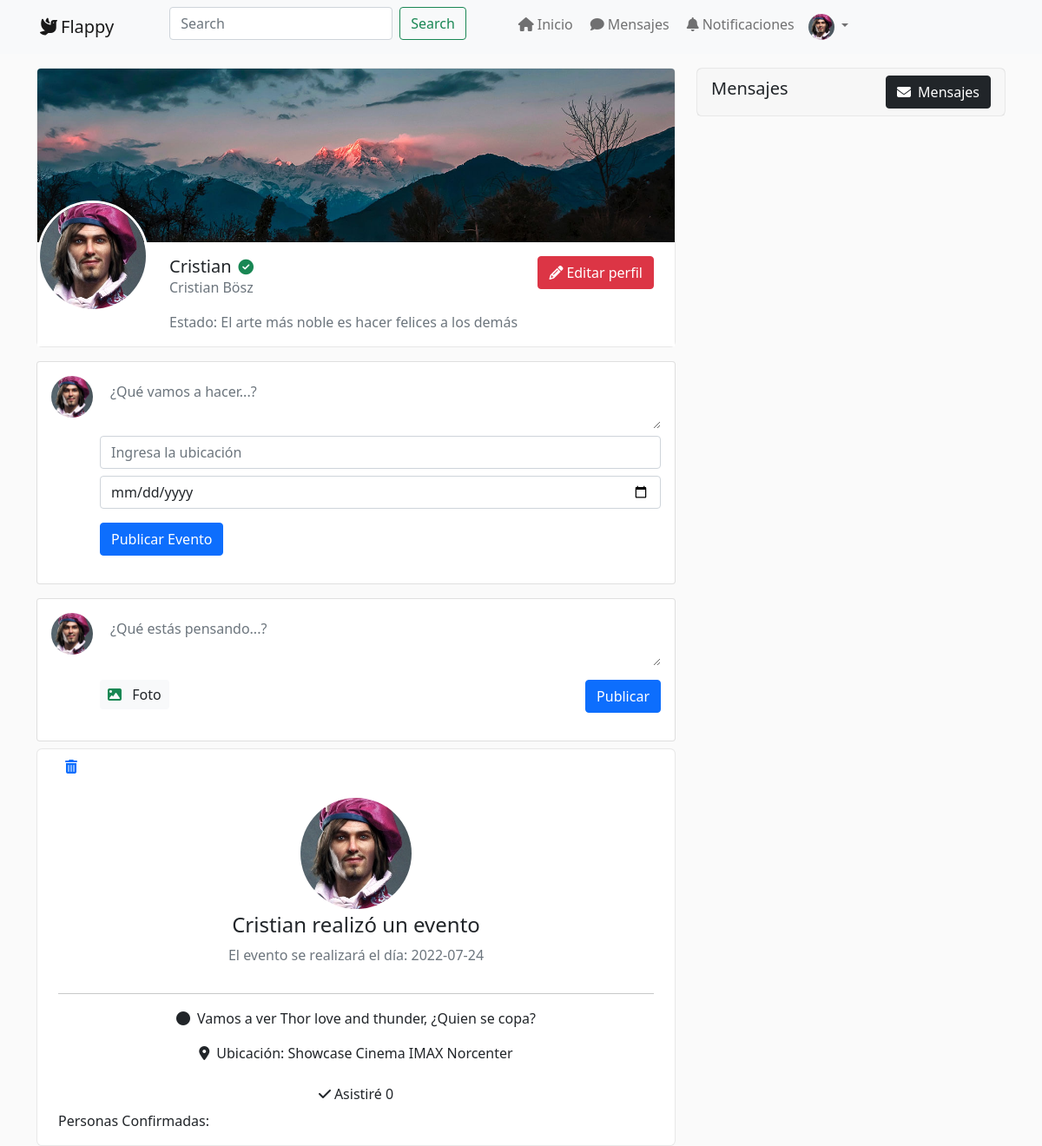
The app's page /perfil/Cristian (signed in) with its own data.
### tables this page shows
CREATE TABLE IF NOT EXISTS perfil (
  perfil_id INT UNSIGNED NOT NULL AUTO_INCREMENT PRIMARY KEY,
  nombreCompleto VARCHAR(100) NOT NULL,
  fotoPerfil VARCHAR(250) NOT NULL,
  estado VARCHAR(250) NOT NULL,
  usuario_id_fk INT UNSIGNED NOT NULL,
    FOREIGN KEY (usuario_id_fk) REFERENCES usuarios (usuario_id) ON DELETE NO ACTION  ON UPDATE NO ACTION
);

CREATE TABLE IF NOT EXISTS usuarios (
  usuario_id INT UNSIGNED NOT NULL  AUTO_INCREMENT PRIMARY KEY,
  correo VARCHAR(100) NOT NULL,
  username VARCHAR(50) NOT NULL,
  password VARCHAR(255) NOT NULL,
  fecha_registro TIMESTAMP NOT NULL,
  privilegio_id_fk INT UNSIGNED NOT NULL,
    FOREIGN KEY (privilegio_id_fk) REFERENCES privilegios (privilegio_id) ON DELETE RESTRICT ON UPDATE CASCADE
);

CREATE TABLE IF NOT EXISTS eventos (
  evento_id INT UNSIGNED NOT NULL AUTO_INCREMENT PRIMARY KEY,
  contenidoEvento VARCHAR(255) NOT NULL,
  fechaEvento TIMESTAMP NOT NULL,
  diaEvento DATE,
  ubicacion VARCHAR(255) NOT NULL, 
  num_asistencia FLOAT,
  usuario_id_fk INT UNSIGNED NOT NULL,
  FOREIGN KEY (usuario_id_fk) REFERENCES usuarios (usuario_id) ON DELETE NO ACTION  ON UPDATE NO ACTION  
);

### app/classes/Core.php (called while the page is built, shortened)
<?php
class Core
{
    protected $currentMethod = "index";
    public function __construct()
    {
        $url = $this->getURL();
        if(file_exists("../app/controllers/" . ucwords($url[0]) . ".php")) {
            unset($url[0]);
        }
        $this->currentController = new $this->currentController;
        $this->parameters = $url ? array_values($url) : [];
        call_user_func_array([$this->currentController , $this->currentMethod] , $this->parameters);
    }
    public function getURL() {
        if(isset($_GET["url"])) {
            $url = trim($_GET["url"] , "/");
            $url = filter_var($url , FILTER_SANITIZE_URL);
            $url = explode("/" , $url);
            return $url;
        }
    }
}

### public/index.php (called while the page is built, shortened)
<?php
$init = new Core;

### app/classes/Base.php (called while the page is built, shortened)
<?php
class Base
{
    protected $dbhost = DB_HOST;
    protected $dbname = DB_NAME;
    protected $dbuser = DB_USER;
    protected $dbpass = DB_PASSWORD;
    private $cnx;
    private $stmt;
    public function __construct()
    {
        $dbh = "mysql:host=" . $this->dbhost . ";dbname=" . $this->dbname;
        $options = [
            PDO::ATTR_ERRMODE => true,
            PDO::ATTR_ERRMODE => PDO::ERRMODE_EXCEPTION
        ];
        try {
            $this->cnx = new PDO($dbh, $this->dbuser, $this->dbpass, $options);
            $this->cnx->exec("set names utf8mb4");
        } catch (PDOException $e) {
            $this->error = $e->getMessage();
            echo $this->error;
        }
    }
    public function query($sql)
    {
        return $this->stmt = $this->cnx->prepare($sql);
    }
    public function execute()
    {
        return $this->stmt->execute();
    }
    public function bind($param, $value, $type = null)
    {
        if (is_null($type)) {
            switch (true) {
                default:
                    $type = PDO::PARAM_STR;
                    break;
            }
        }
        return $this->stmt->bindValue($param, $value, $type);
    }
    public function register()
    {
        $this->execute();
        return $this->stmt->fetch(PDO::FETCH_OBJ);
    }
    public function registers()
    {
        $this->execute();
        return $this->stmt->fetchAll(PDO::FETCH_OBJ);
    }
}

### app/model/usuario.php (called while the page is built, shortened)
<?php
class usuario
{
    private $db;
    public function __construct()
    {
        $this->db = new Base;
    }
    public function getUsuario($usuario){
        $this->db->query('SELECT * FROM usuarios WHERE username = :user');
        $this->db->bind(':user', $usuario);
        return $this->db->register();
    }
    public function getPerfil($usuario_id){
        $this->db->query('SELECT * FROM perfil WHERE usuario_id_fk = :id');
        $this->db->bind(':id', $usuario_id);
        return $this->db->register();
    }
    public function getPublicacionesUser($usuario_id) {
        $this->db->query('SELECT P.publicacion_id, P.contenidoPublicacion, P.fotoPublicacion, P.fechaPublicacion, P.num_likes, U.username, U.usuario_id, Per.fotoPerfil
                          FROM publicaciones P
                          INNER JOIN usuarios U ON U.usuario_id = P.usuario_id_fk
                          INNER JOIN perfil Per ON Per.usuario_id_fk = P.usuario_id_fk
                          WHERE P.usuario_id_fk = :id');
        $this->db->bind(':id', $usuario_id);
        return $this->db->registers();
    }
    public function getEventosUser($usuario_id) {
        $this->db->query('SELECT E.evento_id, E.contenidoEvento, E.diaEvento, E.ubicacion, E.num_asistencia, U.username, U.usuario_id, Per.fotoPerfil
                          FROM eventos E
                          INNER JOIN usuarios U ON U.usuario_id = E.usuario_id_fk
                          INNER JOIN perfil Per ON Per.usuario_id_fk = E.usuario_id_fk
                          WHERE E.usuario_id_fk = :id');
        $this->db->bind(':id', $usuario_id);
        return $this->db->registers();
    }
}

### app/view/custom/eventosUsuario.php (the view, shortened to what this page needs)
<?php foreach($datos['eventosUser'] as $datosEventos): ?>
    <div class="cardP mt-2 container">
        <?php if ($datosEventos->usuario_id == $_SESSION['logueado']):?>
            <div class="p-2">
                <a href="<?php echo URL_PROJECT ?>/eventos/eliminar/<?php echo $datosEventos->evento_id?>"><i class="fa-solid fa-trash-can"></i></a>
            </div>
        <?php endif ?>
        <div class="text-center pt-3">
            <img src="<?php echo URL_PROJECT . '/' . $datosEventos->fotoPerfil?>" alt="Foto del usuario" class="img-fluid avatar avatar-xxl rounded-circle">
            <h2 class="mt-1 h4"><?=$datosEventos->username ?> realizó un evento</h2>
            <p class="text-muted">El evento se realizará el día: <?=$datosEventos->diaEvento ?></p>
        </div>
        <hr>
        <div class="text-center">
            <p><i class="fa-solid fa-circle me-2"></i><?=$datosEventos->contenidoEvento ?></p>
            <p><i class="fa-solid fa-location-dot me-2"></i>Ubicación: <?=$datosEventos->ubicacion ?></p>
            <div class="text-center">
                <a href="<?php echo URL_PROJECT ?>/eventos/asistir/<?php echo $datosEventos->evento_id . '/' . $_SESSION['logueado'] . '/' . $datosEventos->usuario_id?>"
                    class="btn
                        <?php foreach ($datos['misAsistencias'] as $misAsistUser) {
                            if ($misAsistUser->evento_id_fk == $datosEventos->evento_id) {
                                echo "btn-primary";
                            }
                        }?>">
                    <i class="fa-solid fa-check pe-1"></i>Asistiré <?php echo $datosEventos->num_asistencia  ?>
                    </a>
            </div>
        </div>
        <div>
            <p>Personas Confirmadas:</p>
        </div>
    </div>
<?php endforeach ?>

### app/view/custom/navbar.php (shortened to what this page needs)
<nav class="navbar navbar-expand-lg navbar-light bg-light">
  <div class="container">
    <a class="navbar-brand" href="<?php echo URL_PROJECT?>/home"><i class="fa-solid fa-dove mx-1"></i>Flappy</a>
    <div class="collapse navbar-collapse align-items-start" id="navbarSupportedContent">
        <form action="<?= URL_PROJECT ?>/home/buscar" method="POST"  class="d-flex mx-5">
        <input class="form-control me-2" type="search" name="buscar" placeholder="Search" aria-label="Search">
        <button class="btn btn-outline-success" type="submit">Search</button>
      </form>
      <ul class="navbar-nav me-auto mb-2 mb-lg-0 ">
        <li class="nav-item">
          <a class="nav-link" aria-current="page" href="<?php echo URL_PROJECT?>/home">
          <i class="fa-solid fa-house mx-1"></i>Inicio</a>
        </li>
        <li class="nav-item">
          <a class="nav-link" href="<?= URL_PROJECT ?>/mensajes"><i class="fa-solid fa-comment mx-1"></i>Mensajes</a>
        </li>
        <li class="nav-item">
          <a class="nav-link" href="<?= URL_PROJECT ?>/notificaciones"><i class="fa-solid fa-bell mx-1"></i>Notificaciones
        </a>
        </li>
        <li class="nav-item dropdown">
          <a class="nav-link dropdown-toggle" href="#" id="navbarDropdown" role="button" data-bs-toggle="dropdown" aria-expanded="false">
          <img class="rounded-circle img-perfil-nav" src="<?php echo URL_PROJECT . '/' . $datos['perfil']->fotoPerfil?>" alt="foto de perfil de <?= $datos['perfil']->nombreCompleto?>"/>
          </a>
        </li>
      </ul>
    </div>
  </div>
</nav>

### app/view/pages/perfil/perfil.php (shortened to what this page needs)
<?php
include_once URL_APP . '/view/custom/header.php';
include_once URL_APP . '/view/custom/navbar.php';
?>
<div class="container mt-3">
    <div class="row">
        <div class="col-lg-8 vstack gap-4">
            <div class="cardP">
            <div class="altoP rounded-top bg-profile"></div>
            <div class="d-sm-flex align-items-start text-center text-sm-start fondo">
                <div>
                    <div class="avatar avatar-xxl mt-n5 mb-3">
                        <img src="<?php echo URL_PROJECT . '/' . $datos['perfil']->fotoPerfil?>" alt="imgPerfil" class="avatar-img rounded-circle border border-white border-3">
                    </div>
                </div>
                <div class="ms-sm-4 mt-sm-3">
                    <h1 class="mb-0 h5"><?= $datos['usuario']->username?><i class="fa-solid fa-circle-check text-success small ms-2"></i></h1>
                    <p class="text-muted"><?= $datos['perfil']->nombreCompleto?></p>
                    <p class="text-muted">Estado: <?= $datos['perfil']->estado?></p>
                </div>
                <div class="d-flex mt-3 justify-content-center ms-sm-auto">
                <?php if ($datos['usuario']->usuario_id == $_SESSION['logueado']) : ?>
                  <button
                  class="btn btn-danger me-4"
                  type="button" data-bs-toggle="modal"
                  data-bs-target="#exampleModal"><i class="fa-solid fa-pencil pe-1"></i>Editar perfil
                </button>
                <?php endif ?>
                </div>
            </div>
            </div>
            <?php if ($datos['usuario']->usuario_id == $_SESSION['logueado']) : ?>
                <?php
                include_once URL_APP . '/view/custom/eventoPerfil.php';
                ?>
            <div class="card card-body mt-3">
                <div class="d-flex mb-3">
                <div class="avatar me-2">
                    <a href="#">
                        <img src="<?php echo URL_PROJECT . '/' . $datos['perfil']->fotoPerfil?>" alt="foto de perfil en publicación de <?= $datos['perfil']->nombreCompleto?>" class="avatar-img rounded-circle">
                    </a>
                </div>
                <form action="<?php echo URL_PROJECT ?>/publicaciones/publicar/<?php echo $datos['usuario']->usuario_id ?>"
                      enctype="multipart/form-data"
                      method="POST"
                      class="w-100">
                    <textarea class="form-control pe-4 border-0" rows="2" id="contenido" name="contenido" placeholder="¿Qué estás pensando...?" style="height: 61px;"></textarea>
                    <label for="subirImg" class="mt-3">
                        <span class="btn bg-light py-1 px-2 mb-0"><i class="fa-solid fa-image text-success pe-2"></i> Foto</span>
                    </label>
                    <button type="submit" class="btn btn-primary float-end mt-3">Publicar</button>
                </form>
                </div>
            </div>
            <?php endif ?>
            <?php
            include_once URL_APP . '/view/custom/eventosUsuario.php';
            ?>
        </div>
        <div class="col-lg-4">
        <?php if ($datos['usuario']->usuario_id == $_SESSION['logueado']) : ?>
            <div class="row">
                <div class="col-md-6 col-lg-12">
                    <div class="cardP fondo">
                        <div class="card-header d-sm-flex justify-content-between align-items-center border-0">
                                <h5 class="card-title">Mensajes</h5>
                                <a class="btn btn-dark" href="<?= URL_PROJECT ?>/mensajes"><i class="fa-solid fa-envelope me-2"></i>Mensajes</a>
                        </div>
                    </div>
                </div>
            </div>
        <?php endif ?>
        </div>
    </div>
</div>
<?php
include_once URL_APP . '/view/custom/footer.php';
?>

### app/view/custom/eventoPerfil.php
<div class="card card-body mt-3">
                <div class="d-flex mb-3">
                <div class="avatar me-2">
                    <a href="#">
                        <img src="<?php echo URL_PROJECT . '/' . $datos['perfil']->fotoPerfil?>" alt="foto de perfil en publicación de <?= $datos['perfil']->nombreCompleto?>" class="avatar-img rounded-circle">
                    </a>
                </div>
                <form action="<?php echo URL_PROJECT ?>/eventos/publicarEvento/<?php echo $datos['usuario']->usuario_id ?>"
                      enctype="multipart/form-data"
                      method="POST"
                      class="w-100">
                    <textarea class="form-control pe-4 border-0" rows="2"  name="contenido" placeholder="¿Qué vamos a hacer...?" style="height: 61px;"></textarea>
                    <input type="text" name="ubicacion" id="ubicacion" class="form-control mt-2" placeholder="Ingresa la ubicación">
                    <input type="date" name="diaEvento" id="diaEvento" class="form-control mt-2">
                    <button type="submit" class="btn btn-primary mt-3">Publicar Evento</button>
                </form>
                </div>
</div>

### public/css/style.css (style rules this page uses)
body { background-color: #fafafa; }
.fondo { background-color: #fff; }
.img-perfil-nav { width: 30px; height: 30px; }
.avatar { height: 3rem; width: 3rem; position: relative; display: inline-block; -ms-flex-negative: 0 !important; flex-shrink: 0 !important; }
.avatar-xxl { width: 8rem; height: 8rem; }
.mt-n5 { margin-top: -3rem !important; }
.mb-3 { margin-bottom: 1rem !important; }
.avatar-img { width: 100%; height: 100%; -o-object-fit: cover; object-fit: cover; }
.cardP { position: relative; display: flex; -webkit-box-orient: vertical; -webkit-box-direction: normal; flex-direction: column; min-width: 0px; overflow-wrap: break-word; background-color: rgb(255, 255, 255); background-clip: border-box; border: 1px solid rgba(0, 0, 0, 0.09); border-radius: 0.4rem; }
.bg-profile { background-image: url('../img/bg-p.jpg'); background-position: center; background-size: cover; background-repeat: no-repeat; }
.altoP { height: 200px !important; }
label { color: #6c757d; }

### records on screen
perfil: fotoPerfil (picture), nombreCompleto "Cristian Bösz", estado "El arte más noble es hacer felices a los demás"
usuarios: username "Cristian"
eventos: perfil.fotoPerfil (picture), usuario_id_fk.username "Cristian", diaEvento "2022-07-24", contenidoEvento "Vamos a ver Thor love and thunder, ¿Quien se copa?", ubicacion "Showcase Cinema IMAX Norcenter", num_asistencia "0"
